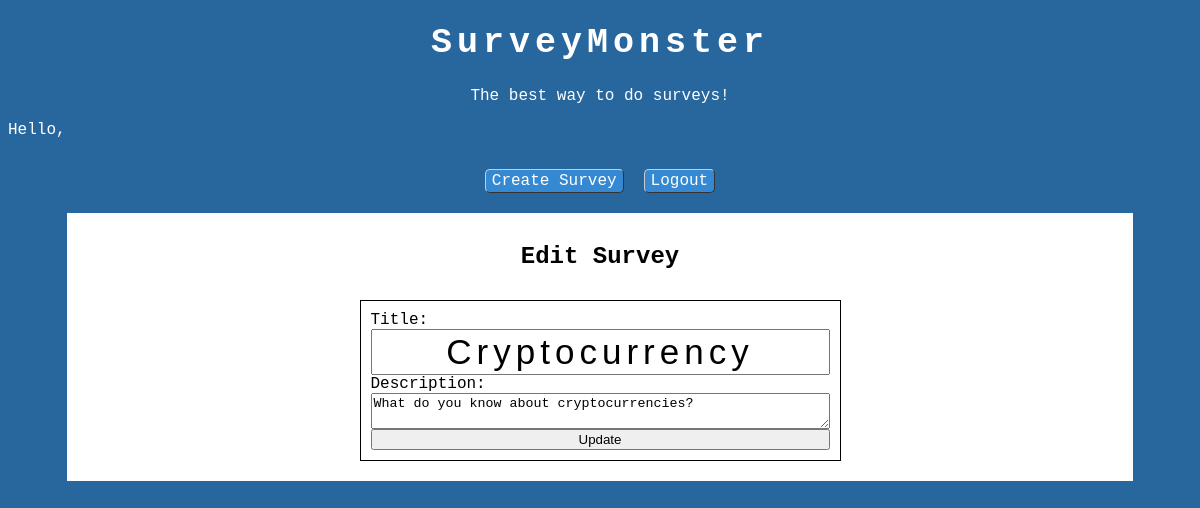
The app's page /editSurvey.php?survey_id=1 with its own data.
### tables this page shows
CREATE TABLE `entity_survey` (
  `survey_id` int(10) NOT NULL,
  `title` varchar(50) DEFAULT NULL,
  `is_active` tinyint(1) DEFAULT NULL,
  `numQuestions` int(7) DEFAULT NULL,
  `description` varchar(200) DEFAULT NULL,
  PRIMARY KEY (`survey_id`)
);

### editSurvey.php (the view, shortened to what this page needs)
<?php
include 'connection-inc.php';
$surveyId = $_GET['survey_id'];
function getSurvey($conn, $surveyId) {
    $query = "SELECT * FROM entity_survey WHERE survey_id = '$surveyId'";
    $result = $conn->query($query);
    $survey = $result->fetch_assoc();
    return $survey;
}
$survey = getSurvey($conn, $surveyId);
?>
<!DOCTYPE html>
<html lang="en">
    <head>
        <link rel="stylesheet" href="styles.css">
    </head>
    <body>
        <h1 id="title">SurveyMonster</h1>
        <p id="motto">The best way to do surveys!</p>
        <?php
        echo 'Hello, ' . $_SESSION['user_name'];
        echo '<div class="container btn-container">
            <a class="buttons" href="newSurvey.php">Create Survey</a>
            <a class="buttons" href="logout.php">Logout</a>
        </div>';
        ?>
        <div class="surv-container">
            <h2>Edit Survey</h2>
            <form method="POST" action="editSurvey.php">
                <label for="title">Title:</label>
                <input type="text" id="title" name="title" value="<?php echo $survey['title']; ?>">
                <label for="description">Description:</label>
                <textarea id="description" name="description"><?php echo $survey['description']; ?></textarea>
                <input type="submit" value="Update">
            </form>
        </div>
    </body>
</html>

### styles.css (style rules this page uses)
* { box-sizing: border-box; }
body { color: white; }
#motto { text-align: center; }
body { background-color: #28679E; font-family: Courier, sans-serif; }
form { background-color: white; border: 1px solid black; display: flex; flex-direction: column; }
.container { text-align: center; color: black; margin: 0 auto; }
#title { text-align: center; font-size: 35px; letter-spacing: 5px; }
form { color: black; display: flex; margin: 10px; padding: 10px; }
a { color: #3589D2; text-decoration: none; }
.btn-container { width: 100%; margin-top: 20px; display: flex; justify-content: center; }
.surv-container { color: black; margin: 0 auto; width: 90%; margin-top: 10px; padding: 10px; background-color: white; overflow-x: auto; display: flex; flex-direction: column; align-items: center; }
.buttons { text-decoration: none; background-color: #3589D2; color: white; border-radius: 5px; margin: 10px; padding: 2px 6px 2px 6px; border-top: 1px solid #CCCCCC; border-right: 1px solid #333333; border-bottom: 1px solid #333333; border-left: 1px solid #CCCCCC; }

### records on screen
entity_survey: title "Cryptocurrency", description "What do you know about cryptocurrencies?"
